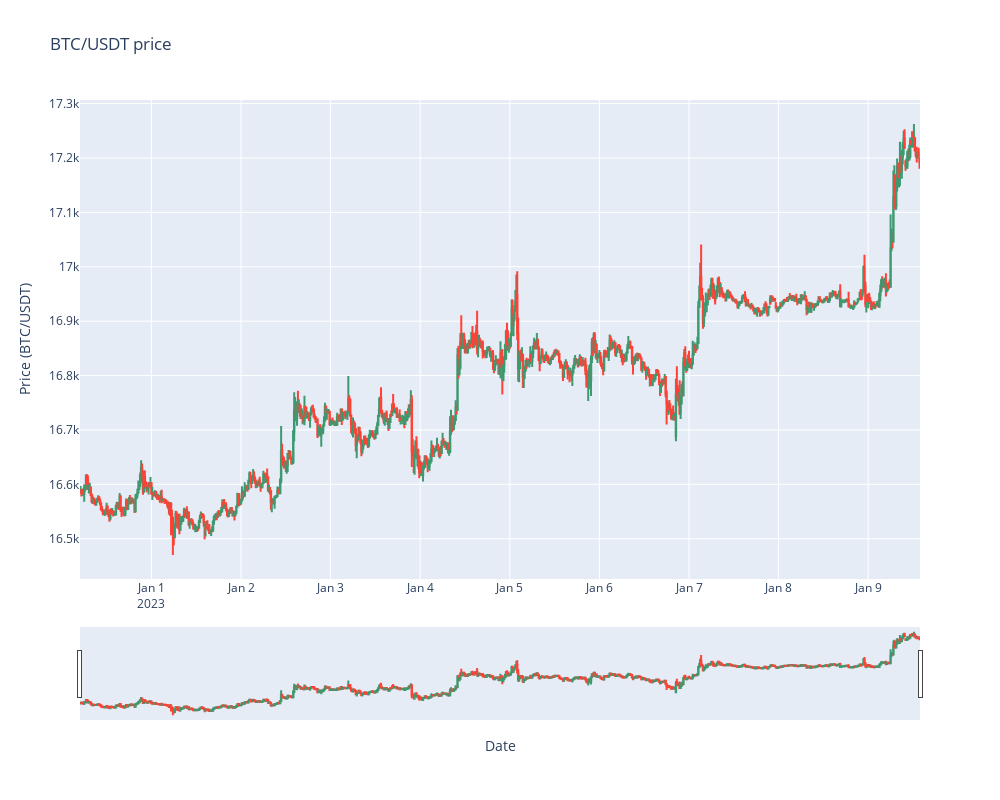

Notebook code cell kept with this figure:
### Markdown cell above
### 📌 Visualize prices as candle stick

### Code cell
fig = go.Figure(data=[go.Candlestick(x=pd_df.index,
                open=pd_df['Open price'],
                high=pd_df['High price'],
                low=pd_df['Low price'],
                close=pd_df['Close price'])])
# set new height and width
fig.update_layout(
    height=800,
    width=1000,
    title_text="BTC/USDT price",
    yaxis_title="Price (BTC/USDT)",
    xaxis_title="Date",
    xaxis_rangeslider_visible=True
)

fig.show()

### Figure 1 — Plotly figure (JSON) as saved in the notebook; plotly's stock layout.template omitted (floating-point values rounded to 4 significant figures; data arrays with more than 128 entries replaced by an {"elided": "..."} marker saying what was removed)
{"data": [{"close": {"elided": "900 float values"}, "high": {"elided": "900 float values"}, "low": {"elided": "900 float values"}, "open": {"elided": "900 float values"}, "type": "candlestick", "x": {"elided": "900 str values"}}], "layout": {"height": 800, "title": {"text": "BTC/USDT price"}, "width": 1000, "xaxis": {"rangeslider": {"visible": true}, "title": {"text": "Date"}}, "yaxis": {"title": {"text": "Price (BTC/USDT)"}}}}
